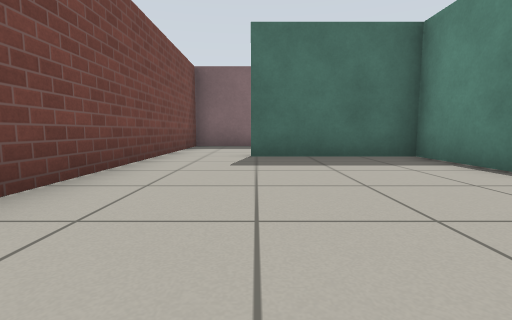
view 1 (above)

13 first-person views from a walk through a robot-simulator world made for Gazebo. The camera is 0.5 m above the floor, tilts 6° down and sees 85° across. The floor is counted in squares, 1 m on a side. Each view is taken from the middle of a square. On the plan, view 1 faces up. The plan holds only what a view shows up to about 9 squares ahead; the rest is blank. Gazebo's built-in surfaces are drawn with simple patterns.

view 2
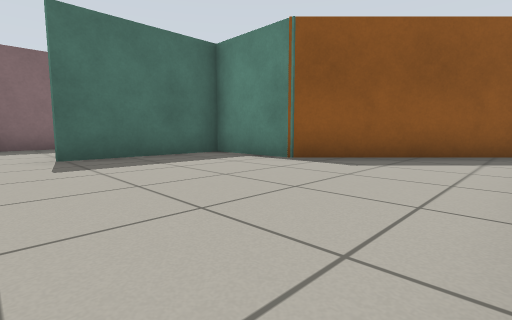

view 3
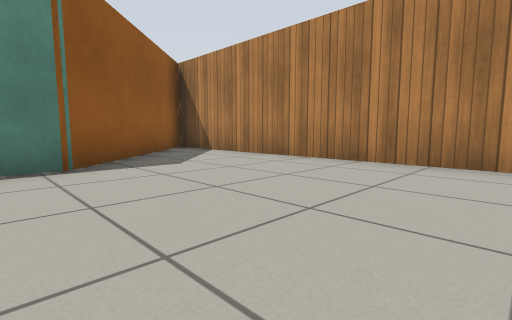

view 4
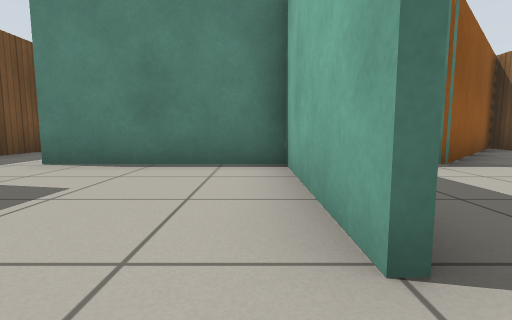

view 5
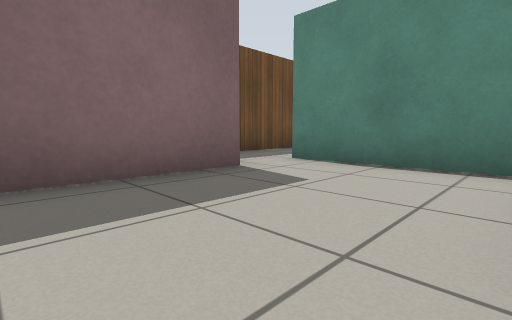

view 6
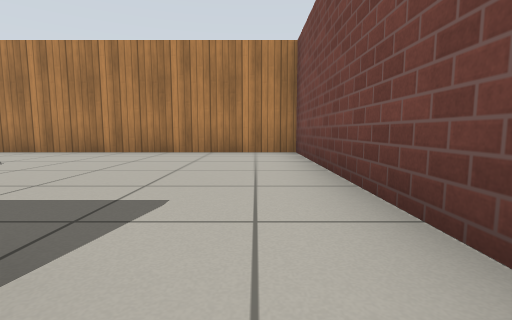

view 7
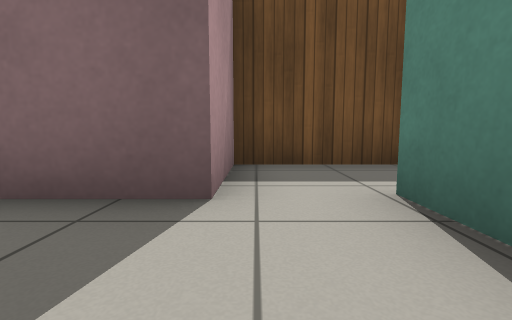

view 8
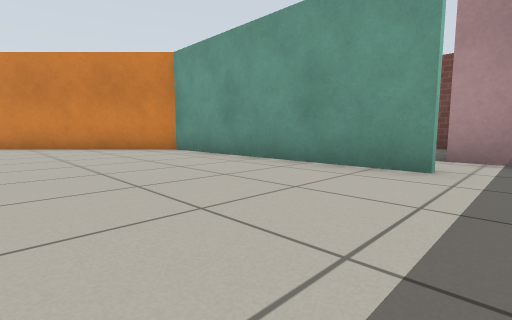

view 9
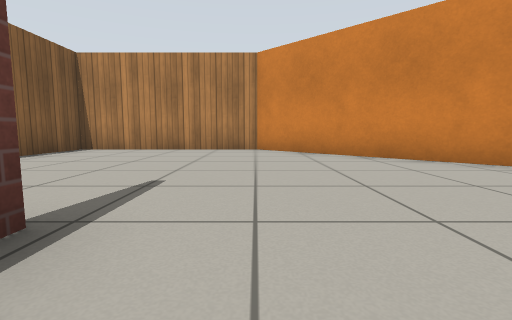

view 10
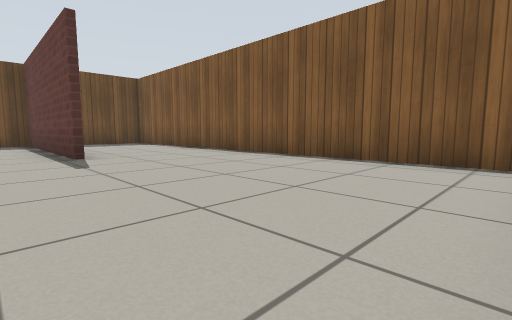

view 11
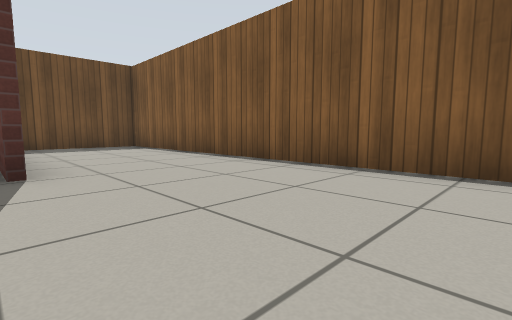

view 12
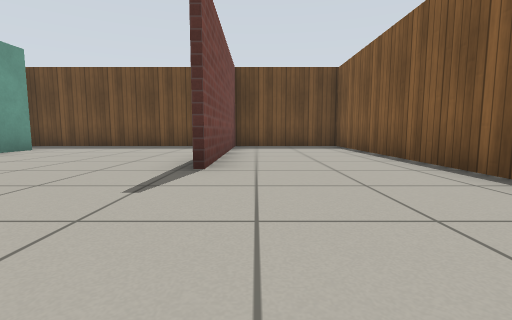

view 13
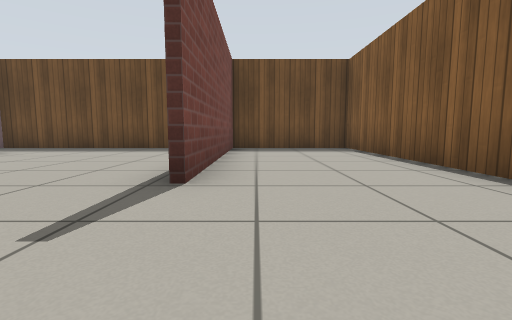

### Floor plan
Ten units are one square. View 1 is at (0, 0); x grows to the right and y downward. Boxes are objects, and circles mark ways between rooms. Rooms are numbered by the first view taken in them; rooms with no view inside come last. Other rooms are left out.
<svg viewBox="-24 -116 145 126">
<path fill="none" stroke="#000" d="M-19 -45 -19 4 61 4M31 -54 -1 -54M68 5 31 -32 31 -49M-1 -56 31 -56M17 -90 -19 -90 -19 -45M31 -49 31 -92M82 -55 82 -111M61 4 116 4 116 -111 34 -111M83 -111 83 -55M33 -92 33 -33 70 5M34 -111 17 -111 17 -90"/>
<circle cx="-10" cy="-50" r="3" fill="#2a7"/>
<circle cx="20" cy="-90" r="3" fill="#2a7"/>
<circle cx="30" cy="-100" r="3" fill="#2a7"/>
<text x="10" y="-20">1</text>
<text x="0" y="-70">2</text>
<text x="80" y="-50">3</text>
<text x="20" y="-100">4</text>
</svg>
Room 1 opens to room 2. Room 2 opens to room 4. Room 3 opens to room 4.

Where each view was taken, in squares from view 1:
view 1: 0 up, 0 right, facing up
view 2: 0 up, 1 left, facing up-right
view 3: 4 up, 1 left, facing down-right
view 4: 6 up, 1 left, facing right
view 5: 6 up, 1 left, facing up-right
view 6: 6 up, 1 left, facing down
view 7: 7 up, 2 right, facing up
view 8: 10 up, 7 right, facing down-left
view 9: 7 up, 7 right, facing down
view 10: 0 up, 7 right, facing up-right
view 11: 2 up, 8 right, facing up-right
view 12: 2 up, 9 right, facing up
view 13: 3 up, 9 right, facing up
